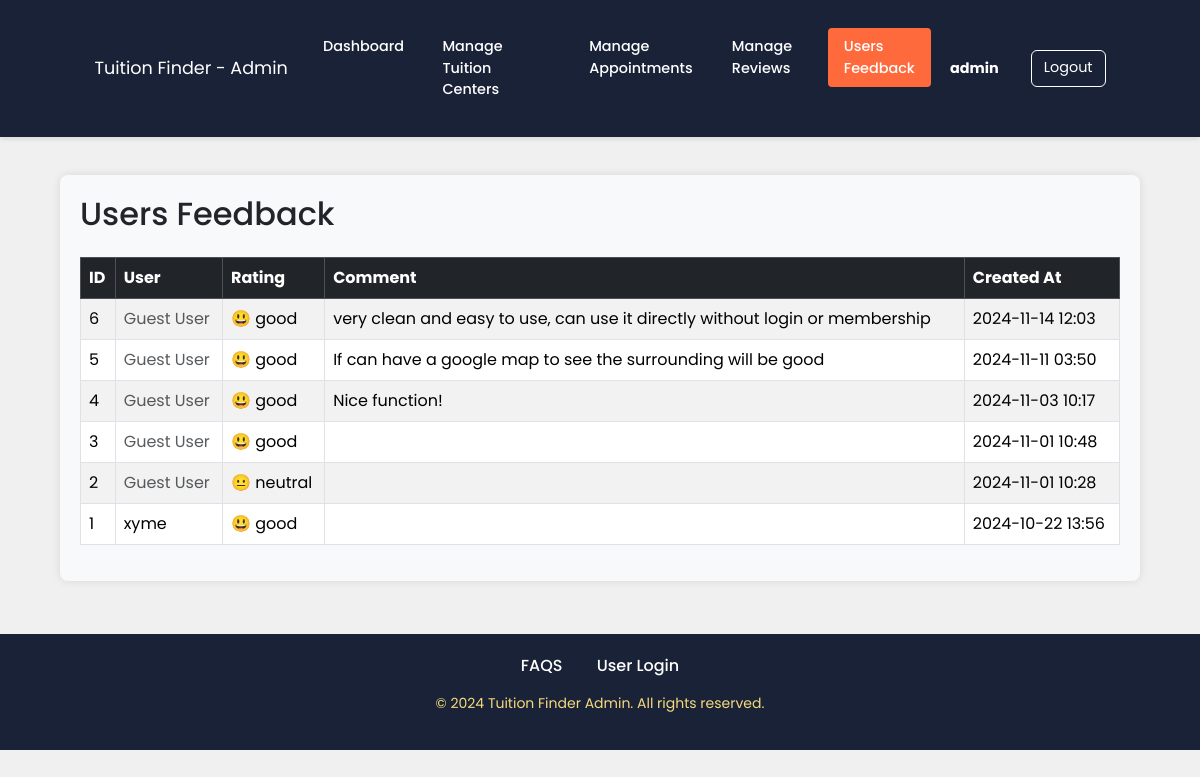
/manage_feedback.php (signed in), run on the app's committed database.
### tables this page shows
CREATE TABLE `feedback` (
  `id` int(11) NOT NULL,
  `user_id` int(11) DEFAULT NULL,
  `rating` enum('good','neutral','bad') NOT NULL,
  `comment` text DEFAULT NULL,
  `created_at` timestamp NOT NULL DEFAULT current_timestamp()
);

CREATE TABLE `users` (
  `id` int(11) NOT NULL,
  `username` varchar(255) DEFAULT NULL,
  `first_name` varchar(255) DEFAULT NULL,
  `last_name` varchar(255) DEFAULT NULL,
  `password` varchar(255) DEFAULT NULL,
  `email` varchar(255) DEFAULT NULL,
  `user_role` enum('admin','user') DEFAULT NULL,
  `created_at` timestamp NOT NULL DEFAULT current_timestamp(),
  `phone_number` varchar(20) DEFAULT NULL,
  `address` varchar(255) DEFAULT NULL,
  `fav_update` tinyint(1) DEFAULT 0,
  `upcoming_appointment` tinyint(1) DEFAULT 0,
  `appointment_confirmation` tinyint(1) DEFAULT 0
);

### manage_feedback.php (the view, shortened to what this page needs)
<?php
require_once 'connection.php';
$query = "
    SELECT f.*, u.username
    FROM feedback f
    LEFT JOIN users u ON f.user_id = u.id
    ORDER BY f.created_at DESC
";
$result = $conn->query($query);
?>
<!DOCTYPE html>
<html lang="en">
<head>
    <link href="https://cdn.jsdelivr.net/npm/bootstrap@5.3.3/dist/css/bootstrap.min.css" rel="stylesheet"
>
    <link rel="stylesheet" href="style.css">
</head>
<body>
    <?php include 'admin_navbar.php'; ?>
    <br><br>
    <div class="container-fluid admin-dashboard-container mt-4">
        <div class="row">
            <div class="col-12">
                <h2 class="mb-4">Users Feedback</h2>
                <div class="table-responsive">
                    <table class="table table-bordered table-striped">
                        <thead class="table-dark">
                            <tr>
                                <th>ID</th>
                                <th>User</th>
                                <th>Rating</th>
                                <th>Comment</th>
                                <th>Created At</th>
                            </tr>
                        </thead>
                        <tbody>
                            <?php if ($result->num_rows > 0): ?>
                                <?php while ($feedback = $result->fetch_assoc()): ?>
                                    <tr>
                                        <td><?php echo htmlspecialchars($feedback['id']); ?></td>
                                        <td><?php
                                            if ($feedback['username']) {
                                                echo htmlspecialchars($feedback['username']);
                                            } else {
                                                echo '<span class="text-muted">Guest User</span>';
                                            }
                                        ?></td>
                                        <td>
                                            <?php
                                                $ratingIcon = [
                                                    'good' => '😃',
                                                    'neutral' => '😐',
                                                    'bad' => '😞'
                                                ];
                                                echo $ratingIcon[$feedback['rating']] ?? '';
                                                echo ' ' . htmlspecialchars($feedback['rating']);
                                            ?>
                                        </td>
                                        <td><?php echo htmlspecialchars($feedback['comment'] ?? 'No comment'); ?></td>
                                        <td><?php echo date('Y-m-d H:i', strtotime($feedback['created_at'])); ?></td>
                                    </tr>
                                <?php endwhile; ?>
                            <?php endif; ?>
                        </tbody>
                    </table>
                </div>
            </div>
        </div>
    </div>
    <?php include 'admin_footer.php'; ?>
</body>
</html>

### data on the page
feedback: id "6", shows "Guest User", rating "😃", rating "good", comment "very clean and easy to use, can use it directly without login or membership", created_at "2024-11-14 12:03"
feedback: id "5", shows "Guest User", rating "😃", rating "good", comment "If can have a google map to see the surrounding will be good", created_at "2024-11-11 03:50"
feedback: id "4", shows "Guest User", rating "😃", rating "good", comment "Nice function!", created_at "2024-11-03 10:17"
feedback: id "3", shows "Guest User", rating "😃", rating "good", created_at "2024-11-01 10:48"
feedback: id "2", shows "Guest User", rating "😐", rating "neutral", created_at "2024-11-01 10:28"
feedback: id "1", user.username "xyme", rating "😃", rating "good", created_at "2024-10-22 13:56"

### other printed values
$_SESSION['admin_username'] "admin"
